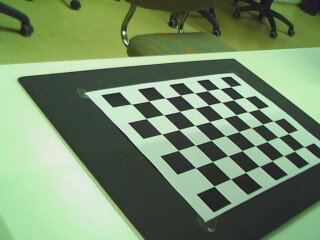
#> input picture pr2/left/left_000.jpg, 320 x 240 px; its folder holds 4 pictures in this run
$ jupyter execute --allow-errors PracticaCalib2018-Copy1.ipynb   (older library calls are emulated)
#> lines starting #> are read from the running program, lines starting #| are printed output that depends on the picture; long printed decimals are rounded
# Práctica de reconstrucción.  Parte I. Calibración de cámaras

Visión Computacional 2018-19 <br>
Practica 2. 29 de octubre de 2018

Este enunciado está en el archivo "PracticaCalib2018.ipynb" o su versión "pdf" que puedes encontrar en el Aula Virtual.

## Objetivos

Los objetivos de esta práctica son:
* Calibrar una cámara usando el método de calibración de Zhang, que está implementado en OpenCV.
* Hacer uso de los resultados de la calibración en un sistema simple de realidad aumentada que proyecte un modelo 3D sintético sobre imágenes reales. Esta parte es opcional.
* Calibrar un par de cámaras y deducir información sobre la posición relativa de las mismas.

## Requerimientos

Para esta práctica es necesario disponer del siguiente software:
* Python 2.7 ó 3.X
* Jupyter http://jupyter.org/.
* Las librerías científicas de Python: NumPy, SciPy, y Matplotlib.
* La librería OpenCV.

El material necesario para la práctica se puede descargar del Aula Virtual en la carpeta ``MaterialesPractica``. Esta
carpeta contiene:
* El enunciado de esta práctica.
* Dos secuencias de imágenes tomadas con un par de cámaras (izquierda y derecha) en los directorios ``left`` y ``right``.
* Tres modelos tridimensionales: la tetera de Utah (teapot), el conejo de Stanford (bunny) y un cubo (cube).
  La carga de un modelo en Python se realiza como si fuera un módulo. Por ejemplo: ``from models import bunny``.
El módulo cargado contiene dos variables:
  - ``bunny.vertices`` es una matriz $4 × N_v$ con las coordenadas homogéneas de los $N_v$ vértices del modelo (en este caso, el conejo de Stanford). Cada columna son las coordenadas de un vértice.
  - bunny.edges es una matriz 2×N e con los N e arcos del modelo. Cada columna contiene los índices de los dos vértices que une un arco.

## Condiciones

* La fecha límite de entrega será el martes 20 de noviembre a las 23:55.
* La entrega consiste en dos archivos con el código, resultados y respuestas a los ejercicios:
  1. Un "notebook" de Jupyter con los resultados. Las respuestas a los ejercicios debes introducirlas en tantas celdas de código o texto como creas necesarias, insertadas inmediatamente después de  un enuciado y antes del siguiente.
  2. Un documento "pdf" generado a partir del fuente de Jupyter, por ejemplo usando el comando ``jupyter nbconvert --execute --to pdf notebook.ipynb``, o simplemente imprimiendo el "notebook" desde el navegador en la opción del menú "File->Print preview". Asegúrate de que el documento "pdf" contiene todos los resultados correctamente ejecutados.
* Esta práctica puede realizarse en parejas.

## 1. Calibración de una cámara

En esta parte se trabajará con la secuencia de imágenes del directorio ``left``. Esta secuencia contiene una serie de imágenes de la plantilla de calibración. Para la calibración se debe tener en cuenta que el tamaño de cada escaque de la plantilla es de 30 mm en las direcciones X e Y.

[cell 1]
# uncomment to show results in a window
# %matplotlib tk
import cv2
import glob
import copy
import numpy as np
import scipy.misc as scpm
import matplotlib.pyplot as ppl
import math

Implementa la función ``load_images(filenames)`` que reciba una lista de nombres de archivos de imagen
y las cargue como matrices de NumPy. Usa la función ``scipy.misc.imread`` para cargar las imágenes. La función
debe devolver una lista de matrices de NumPy con las imágenes leídas.

[cell 2]
def load_images(filenames):
    """Load multiple images."""
    return [ppl.imread(image) for image in filenames]
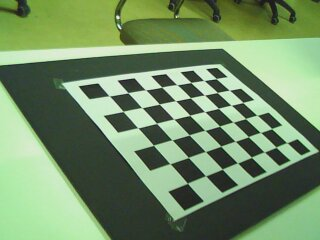
#> input picture pr2/left/left_001.jpg, 320 x 240 px
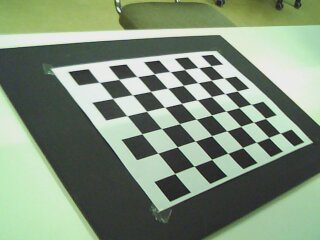
#> input picture pr2/left/left_002.jpg, 320 x 240 px
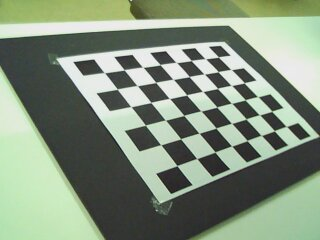
#> input picture pr2/left/left_003.jpg, 320 x 240 px
# scipy.misc.imread() is deprecated, matplotlib.pyplot.imread() should be the same (checked for jpg)

Usa ``load_images`` para cargar todas las imágenes del directorio ``left`` por orden alfabético (la función ``glob.glob`` permite generar la lista de nombres de archivo, y, por ejemplo, la función ``sorted()`` de Python ordena alfabéticamente una lista de cadenas de texto).

[cell 3]
files = glob.glob('./left/left_*.jpg')
sorted_files = sorted(files)
left_imgs = load_images(sorted_files)
#> left_imgs = 4 items

La función ``cv2.findChessboardCorners`` de
OpenCV busca la plantilla de calibración en una imagen y
devuelve una tupla de dos elementos. El primer elemento
es 0 si no consiguió detectar correctamente la plantilla, y
es 1 en caso contrario. El segundo elemento contiene las
coordenadas de las esquinas de la plantilla de calibración,
que sólo son válidas si la detección fue exitosa, es decir, si
el primer elemento de la tupla es 1.

**Ejercicio 1.** Usa la  función ``cv2.findChessboardCorners``, y opcionalmente ``cv2.cornerSubPix``, para detectar automáticamente el patrón de calibración y sus esquinas en todas las imágenes cargadas. El tamaño de la plantilla de calibración en las imágenes
de la práctica es (8, 6) , esto es, 8 filas y 6 columnas. Almacena los resultados de las múltiples llamadas en
una lista, de modo que el elemento i de dicha lista corresponda al resultado de ``cv2.findChessboardCorners``
para la imagen i cargada anteriormente.

[cell 4]
pattern_size = (8,6)

[cell 5]
corners = [cv2.findChessboardCorners(img,pattern_size) for img in left_imgs]
#> corners = 4 items

[cell 6]
# This section is OPTIONAL
# cornerSubPix is destructive. so we copy standard corners and use the new list to refine
##corners2 = copy.deepcopy(corners)

# Refine corner estimation (images mus be in b&w, use cv2.cvtColor(img,cv2.COLOR_RGB2GRAY) to convert from rgb)
# termination criteria (see, e.g https://docs.opencv.org/3.1.0/dc/dbb/tutorial_py_calibration.html)
##criteria = (cv2.TERM_CRITERIA_EPS + cv2.TERM_CRITERIA_MAX_ITER, 30, 0.001)
##cornersRefined = ... TODO ...

El siguiente ejercicio consiste en dibujar sobre las imágenes los puntos detectados por ``cv.FindChessboardCorners``. Por motivos de eficiencia, la función empleada para hacerlo modifica directamente las imagen pasadas por parámetro en lugar de hacer una copia. Para evitar perder las imágenes originales es mejor realizar una copia de las mismas con antelación. Una forma de hacerlo es ``imgs2 = copy.deepcopy(imgs)``
donde ``imgs`` es la lista de imágenes cargadas. Utiliza estas imágenes copiadas en lugar de las
originales en el siguiente ejercicio.

**Ejercicio 2.** Usa ``cv2.drawChessboardCorners`` para dibujar las esquinas detectadas en el ejercicio anterior. Aplícalo a todas las imágenes que fueron correctamente detectadas. Ignora el resto.
Muestra alguna de las imágenes resultantes.

[cell 7]
imgs2 = copy.deepcopy(left_imgs)
#> imgs2 = 4 items

for img, (success, corner) in zip(imgs2, corners):
    if success:
        cv2.drawChessboardCorners(img, pattern_size, corner, success)
#> this loop made 4 passes
# if success was false, the corners found would still be drawn

[cell 8]
ppl.imshow(imgs2[0])
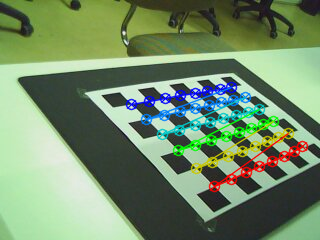
#> shown: shape (240, 320, 3); mean R, G, B 115.5, 140.4, 106.4

[cell 9]
ppl.imshow(imgs2[1])
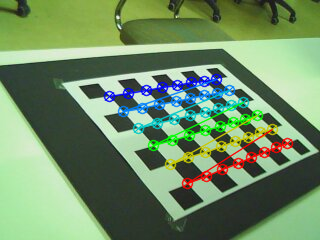
#> shown: shape (240, 320, 3); mean R, G, B 112.2, 141.5, 102.5

Para calibrar la cámara, además de las coordenadas de
las esquinas en cada una de las imágenes, se necesitan las
coordenadas tridimensionales de las esquinas en el sistema
de referencia de la escena. Para esta práctica consideraremos que el centro del sistema de referencia, esto es, el
punto de coordenadas $[0, 0, 0]^\top$, es la primera esquina de
la plantilla de calibración detectada en todas las imágenes.
También consideraremos que el eje X corresponde al lado
corto de la plantilla de calibración, y el eje Y al lado largo.
Esta disposición implica que el eje Z apunta en la dirección
normal hacia arriba del plano de calibración.

Para el siguiente ejercicio es muy importante tener en
cuenta que las coordenadas de las esquinas en el sistema de
referencia de la escena deben darse en el mismo orden que
en el que fueron detectadas en cada una de las imágenes.

**Ejercicio 3.** Implementa la función ``get_chessboard_points(chessboard_shape, dx, dy)`` que genere una matriz de NumPy (es decir, un ndarray) de
tamaño $N × 3$ con las coordenadas $(x,y,z)$ de las esquinas de
la plantilla de calibración en el sistema de referencia de la
escena. $N$ es el número de esquinas de la plantilla.

``chessboard_shape`` es el número de puntos por filas
y por columnas de la plantilla de calibración. Al igual que
en el Ejercicio 1, debe ser (8, 6). ``dx`` (resp. ``dy``) es el ancho
(resp. alto) de un escaque de la plantilla de calibración.
Para la plantilla utilizada en esta práctica, ambos valores
son 30mm.

[cell 10]
def get_chessboard_points(chessboard_shape, dx, dy):
    y,x = chessboard_shape
    points = [[dx*i, dy*j, 0] for i in range(x) for j in range(y)]
    return np.array(points)

cb_points = get_chessboard_points(pattern_size, 30, 30)
print(cb_points)

**Ejercicio 4.** Calibra la cámara izquierda usando la lista de resultados de ``cv2.findChessboardCorners``
y el conjunto de puntos del modelo dados por ``get_chessboard_points``, del ejercicio anterior.

Para ello usa la función calibrate que se distribuye con el material de la práctica.
Guarda el resultado de la calibración, matriz de intrínsecos y matrices de extrínsecos, con el comando
np.savez(‘calib_left’, intrinsic=intrinsic, extrinsic=extrinsic)

[cell 11]
# Extract the list of valid images with all corners
valid_corners = [chess_corners for valid, chess_corners in corners if valid]
#> valid_corners = 4 items

num_valid_images = len(valid_corners)
#> num_valid_images = 4

# Prepare input data
# object_points: numpy array with dimensions (number_of_images, number_of_points, 3)
object_points = np.repeat(cb_points[np.newaxis,...], num_valid_images, axis=0).astype('float32')
# image_points: numpy array with dimensions (number_of_images, number_of_points, 2)
image_points = np.squeeze(np.stack(valid_corners, axis=0), axis=2)

# Calibrate for square pixels corners standard
img_size = left_imgs[0].shape[0:2]
#> img_size = (240, 320)
rms, intrinsics, dist_coeffs, rvecs, tvecs = cv2.calibrateCamera(object_points,
                                            image_points, img_size, None, None, flags=cv2.CALIB_FIX_ASPECT_RATIO)
#> rms = 0.157; intrinsics = [[442.7, 0, 174.7], [0, 442.7, 110.1], [0, 0, 1]]; dist_coeffs = [[-0.492, 11.5, 0.0167, -0.00483, -100.2]]; rvecs = ([1.82, 1.02, -0.109], [1.85, 1.06, -0.0729], [1.87, 1.09, -0.0461], [1.89, 1.14, -0.0485]); tvecs = ([-53.6, -7.65, 546.4], [-79.51, -17.54, 535.7], [-90.17, -33.59, 527.1], [-84.15, -45.15, 526.3])

print("Corners standard intrinsics:\n",intrinsics)
#| Corners standard intrinsics:
#|  [[442.698   0.         174.663]
#|  [  0.         442.698 110.133]
#|  [  0.           0.           1.        ]]
print("Corners standard dist_coefs:", dist_coeffs)
#| Corners standard dist_coefs: [[-4.91538862e-01  1.15001666e+01  1.67231344e-02 -4.83055900e-03
#|   -1.00167384e+02]]
print("rms:", rms)
#| rms: 0.1573

[cell 12]
def extr_matrix(rvec,tvec):
    extr_matrix = np.identity(4)
    extr_matrix[0:3,0:3],_ = cv2.Rodrigues(rvec)
    extr_matrix[0:3,3:] = tvec
    return extr_matrix

extrinsics = [extr_matrix(rvec,tvec) for rvec, tvec in zip(rvecs,tvecs)]
#> extrinsics = 4 items

[cell 13]
np.savez('calib_left', intrinsic=intrinsics, extrinsic=extrinsics)

###  1.1 Parámetros intrínsecos

Una de las características intrínsecas de una cámara más fácilmente comprensible es su ángulo de visión o campo
de visión (FOV), o el campo de visión de cualquier región en ella. El campo de visión es la amplitud angular de una
determinada escena y se suele expresar en grados.

**Ejercicio 5.** Conociendo los intrínsecos K y que la región tiene forma rectangular, su esquina superior izquierda está en la posición (10,10) y tiene un tamaño de (50,50) píxeles, calcula el ángulo de visión diagonal que abarca dicha región. Justifica esta solución.

Tenemos que calcular, a partir de la matriz de intrínsecos, el ángulo que forman las rectas que pasan por el centro óptico de la cámara y se proyectan en los puntos (10,10) y (59,59) respectivamente. Si M es la matriz de intrínsecos, esas rectas se obtienen para puntos de la imagen (u,v) de resolver la ecuación $(\lambda v,\lambda u,\lambda)^T = M*(x,y,z,1)^T$. Si omitimos la última columna de ceros de M y el 1, nos queda una ecuación equvalente donde la matriz $M'$ resultante es cuadrada y triangular superior, y por lo tanto invertible. Despejando nos queda $(x,y,z)=M'^{-1}*(\lambda v,\lambda u, \lambda)$, ecuación de la recta que buscamos. Cualquier solución a la ecuación será también un vector director de la recta, al pasar esta por el origen, y se puede obtener así dos vectores $w,k$ directores para las rectas que se proyectan en (10,10) y (59,59) y calcular el ángulo entre ellos usando la fórmula $cos(\theta) = \frac{w \cdot k}{|w||k|}$. A continuación definimos una función que implementa todo esto, y la aplicamos al ejemplo en cuestión para los parámetros intrínsecos calculados en los ejercicios anteriores

[cell 14]
def diagonal_angle(upper_left, size, intrinsics): # intrinsics already as a square matrix, as calibrateCamera returns it
#> called with upper_left = (10, 10), size = (50, 50), intrinsics = array of shape (3, 3)
    i,j = upper_left
    a,b = size
    m = np.linalg.inv(intrinsics)
#> m = [[0.00226, 0, -0.395], [0, 0.00226, -0.249], [0, 0, 1]]
    v1 = np.array([j,i,1])
    v2 = np.array([j+b-1,i+a-1,1])
    w1 = m.dot(v1)
#> w1 = [-0.372, -0.226, 1]
    w2 = m.dot(v2)
#> w2 = [-0.261, -0.116, 1]
    angle_rad = math.acos(np.dot(w1,w2)/(np.linalg.norm(w1)*np.linalg.norm(w2)))
#> angle_rad = 0.139
    return angle_rad*180/math.pi

[cell 15]
diagonal_angle((10,10),(50,50), intrinsics)
#> Out = 7.97

## 2. Realidad aumentada (opcional)

El término *realidad aumentada* hace referencia al conjunto de técnicas que permiten representar información sintética no existente en el mundo real sobre imágenes reales. En nuestro caso, la información
sintética son modelos tridimensionales. Los siguientes ejercicios proponen una serie de pasos para implementar un
pequeño sistema de realidad aumentada, para lo cual serán necesarios los parámetros obtenidos durante la calibración.

**Ejercicio 6.** Implementa la función``m = proj(K, T, verts)`` que, dada la matriz de intrínsecos K (dimensión 3x3), extrínsecos T (dimensión 3 x 4) y una matriz de vértices expresados en coordenadas homogéneas ``verts``, calcule la proyección de los vértices 3D a puntos 2D de la imagen. Las coordenadas 2D resultantes deben ser homogéneas.
Es decir, este ejercicio consiste en implementar la ecuación de proyección vista en clase.

[cell 16]
# [7 lines left out: function proj, not called in this run]

**Ejercicio 7.** Implementa una función ``plothom(points)`` que dibuje un conjunto de puntos 2D de entrada expresados en coordenadas homogéneas.

[cell 17]
# [9 lines left out: function plothom, not called in this run]

**Ejercicio 8.** Usa las funciones implementadas en los ejercicios anteriores para proyectar un modelo sobre las imágenes de la secuencia. Para ello, modifica la función ``play_ar``, que se distribuye con la práctica, completando las partes marcadas con TODO:

1. Proyecta los vértices del modelo con ``proj`` usando los intrínsecos y los extrínsecos de la imagen que corresponda.
2. Dibuja los vértices proyectados o los arcos correspondientes con ``plothom``.

Prueba la función ``play_ar`` una vez terminada.

[cell 18]
# read bunny model
from models import bunny

[cell 19]
# [28 lines left out: function play_ar, not called in this run]

[cell 20]
# play only images with detected corners
# valid_imgs = ... TODO ...

intrinsics_hom = np.zeros((3,4))
intrinsics_hom[:,:3] = intrinsics
intrinsics_hom

#> (a cell that did not finish here is left out)

**Ejercicio 9.** Transforma el modelo anterior para que se represente en
el centro de la plantilla de calibración y rotado 90 grados sobre el eje vertical del modelo.
Ejecuta la función ``play_ar``con el nuevo modelo.

#> (a cell that did not finish here is left out)

## 3. Par de cámaras

**Ejercicio 10.** Siguiendo el procedimiento de la primera parte
de la práctica, calibra la cámara derecha usando la secuencia
de imágenes del directorio ``right``.

[cell 23]
files_r = glob.glob('./right/right_*.jpg')
sorted_files_r = sorted(files_r)
right_imgs = load_images(sorted_files_r)

corners_r = [cv2.findChessboardCorners(img,pattern_size) for img in right_imgs]
#> corners_r = []
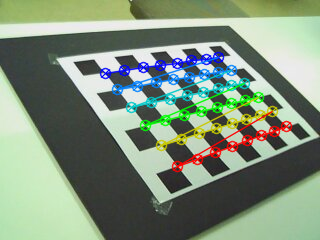
#> img: shape (240, 320, 3); mean of channels 0, 1, 2 127.1, 143.6, 123.5; drawn as R, G, B

# Extract the list of valid images with all corners
valid_corners_r = [chess_corners for valid, chess_corners in corners_r if valid]
#> valid_corners_r = []

num_valid_images_r = len(valid_corners_r)
#> num_valid_images_r = 0

# Prepare input data
# object_points: numpy array with dimensions (number_of_images, number_of_points, 3)
object_points_r = np.repeat(cb_points[np.newaxis,...], num_valid_images_r, axis=0).astype('float32')
#> object_points_r = empty array
# image_points: numpy array with dimensions (number_of_images, number_of_points, 2)
#> (the rest of this cell did not finish here and is left out)
